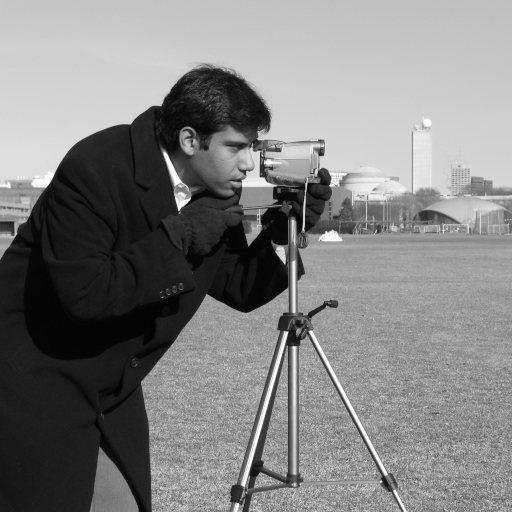
#> input picture skimage.data.camera(), 512 x 512 px
$ jupyter execute plot_blob_Solution.ipynb   (shell and % lines are left out)
#> lines starting #> are read from the running program, lines starting #| are printed output that depends on the picture
# Blob Detection

Blobs are bright on dark or dark on bright regions in an image. In
this example, blobs are detected using 2 algorithms.

Laplacian of Gaussian (LoG)
-----------------------------
This is the most accurate and slowest approach. It computes the Laplacian
of Gaussian images with successively increasing standard deviation and
stacks them up in a cube. Blobs are local maximas in this cube. Detecting
larger blobs is especially slower because of larger kernel sizes during
convolution. Only bright blobs on dark backgrounds are detected. See
:py:meth:`skimage.feature.blob_log` for usage.

Difference of Gaussian (DoG)
----------------------------
This is a faster approximation of LoG approach. In this case the image is
blurred with increasing standard deviations and the difference between
two successively blurred images are stacked up in a cube. This method
suffers from the same disadvantage as LoG approach for detecting larger
blobs. Blobs are again assumed to be bright on dark. See
:py:meth:`skimage.feature.blob_dog` for usage.

[cell 1]
from math import sqrt
from skimage import data
from skimage.feature import blob_dog, blob_log
from skimage.color import rgb2gray
import matplotlib.pyplot as plt


image = data.camera()
#> image is the input picture: shape (512, 512); min 0, max 255, mean 129.1
image_gray = rgb2gray(image)
fig, ax = plt.subplots(figsize=(8, 4), sharex=True, sharey=True)
ax.axis('off')
ax.imshow(image,cmap=plt.cm.gray)
ax.set_title('Input image')
plt.tight_layout()
plt.show()

#Laplacian of Gaussian (LoG)
#Scale invariant Interest points are local maxima in both position and scale.
blobs_log = blob_log(image_gray, max_sigma=30, num_sigma=10, threshold=.1)
#> blobs_log = 451 rows, first 8: [202, 181, 4.22], [251, 280, 4.22], [179, 176, 4.22], [229, 303, 1], [226, 303, 1], [163, 169, 4.22], [262, 284, 1], [203, 304, 1]

# Compute radii in the 3rd column.
blobs_log[:, 2] = blobs_log[:, 2] * sqrt(2)


#Difference of Gaussian (DoG)
blobs_dog = blob_dog(image_gray, max_sigma=30, threshold=.1)
#> blobs_dog = 289 rows, first 8: [201, 181, 4.1], [156, 166, 1.6], [334, 285, 1.6], [251, 280, 4.1], [177, 175, 4.1], [168, 171, 2.56], [164, 169, 2.56], [229, 303, 1]
blobs_dog[:, 2] = blobs_dog[:, 2] * sqrt(2)


blobs_list = [blobs_log, blobs_dog]
colors = ['yellow', 'lime', 'red']
titles = ['Laplacian of Gaussian', 'Difference of Gaussian']
sequence = zip(blobs_list, colors, titles)

fig, axes = plt.subplots(1, 2, figsize=(8, 4), sharex=True, sharey=True)

ax = axes.ravel()

for idx, (blobs, color, title) in enumerate(sequence):
    ax[idx].set_title(title)
    ax[idx].imshow(image,cmap=plt.cm.gray)
    for blob in blobs:
        y, x, r = blob
        c = plt.Circle((x, y), r, color=color, linewidth=2, fill=False)
        ax[idx].add_patch(c)
    ax[idx].set_axis_off()
#> this loop made 2 passes
#> (color, title) on passes 1 to 2: ('yellow', 'Laplacian of Gaussian'), ('lime', 'Difference of Gaussian')

plt.tight_layout()
plt.show()
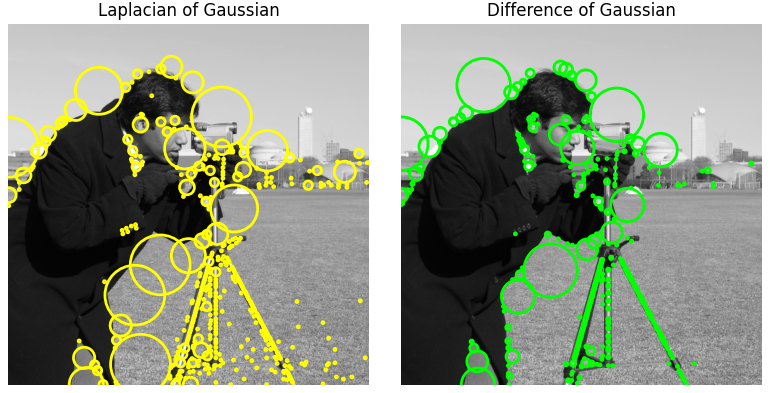
#> figure drawn by matplotlib, 2 panels

#### Experiment 1: Blob detection using scikit-image

ให้นิสิตทำการ detect หา blob จากภาพ grayscale ที่กำหนดให้ โดยใช้ วิธีการ Difference of Gaussian (DoG) method. และทำการ บอกจำนวนของ วัตถุนั้นๆ (Farm) ว่าสามารถตรวจจับได้ทั้งหมดเป็นเท่าไหร่

กำหนดให้
- min_sigma = 4
- max_sigma = 8
- threshold = 0.1
- overlap = 0.6

[cell 2]
#import library
from math import sqrt
from skimage import data
from skimage.feature import blob_dog, blob_log
from skimage.color import rgb2gray
from skimage import feature, color
import matplotlib.pyplot as plt

import cv2


#input image

image  = cv2.imread('images/farm.jpg')
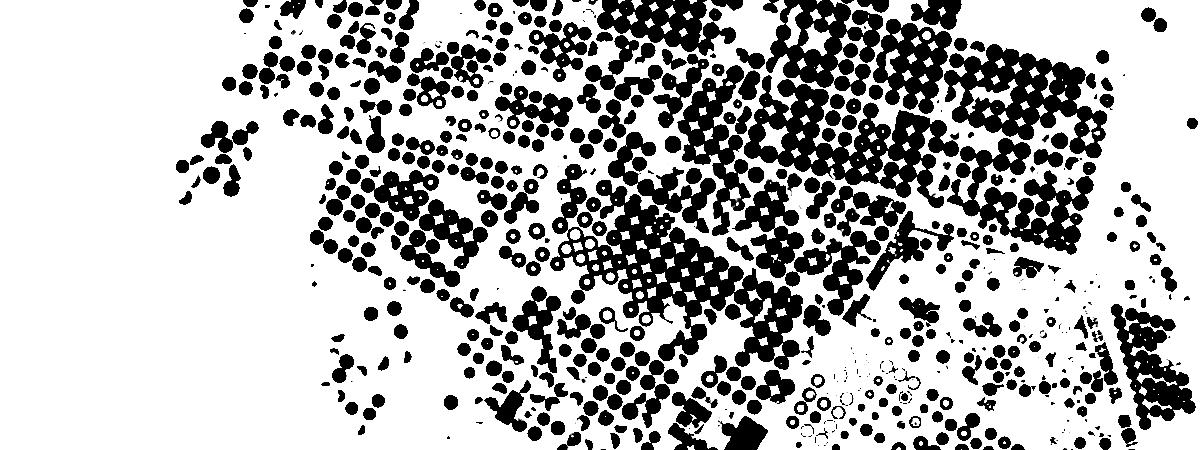
#> input picture Lecture1/Lab1.1-Plot_Blob/farm.jpg, 1200 x 450 px, found by its file name
#> image is the input picture: shape (450, 1200, 3); min 0, max 255, mean 179.7
image  = color.rgb2gray(image)
#> image: shape (450, 1200) float64


#### Start Your Code here using the Difference of Gaussian (DoG) method. ####

# Difference of Gaussian (DoG)
blobs_dog = blob_dog(image, min_sigma=4, max_sigma=8, threshold=0.1, overlap = 0.6)
#> blobs_dog = 1140 rows, first 8: [202, 646, 4], [0, 636, 4], [137, 773, 6.4], [275, 763, 4], [52, 678, 4], [92, 978, 4], [40, 817, 6.4], [97, 1005, 4]

#### End Your Code ####


fig = plt.figure(figsize = (15,15))
ax = fig.add_subplot(1,1,1)

for blob in blobs_dog:
    y, x, r = blob
    c = plt.Circle((x, y), r+1, color='red', linewidth=2, fill=False)
    ax.add_patch(c)
#> this loop made 1140 passes


plt.imshow(image,cmap=plt.cm.gray)
plt.title('Center Pivot Farms')
plt.tight_layout()
plt.show()
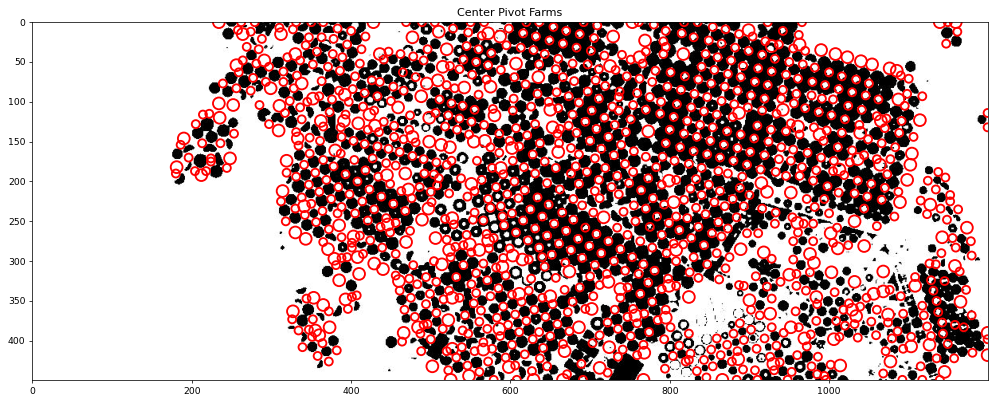
#> figure drawn by matplotlib, 1 panel
print('Number of center pivot farms detected: ' + str(len(blobs_dog)))
#| Number of center pivot farms detected: 1140
